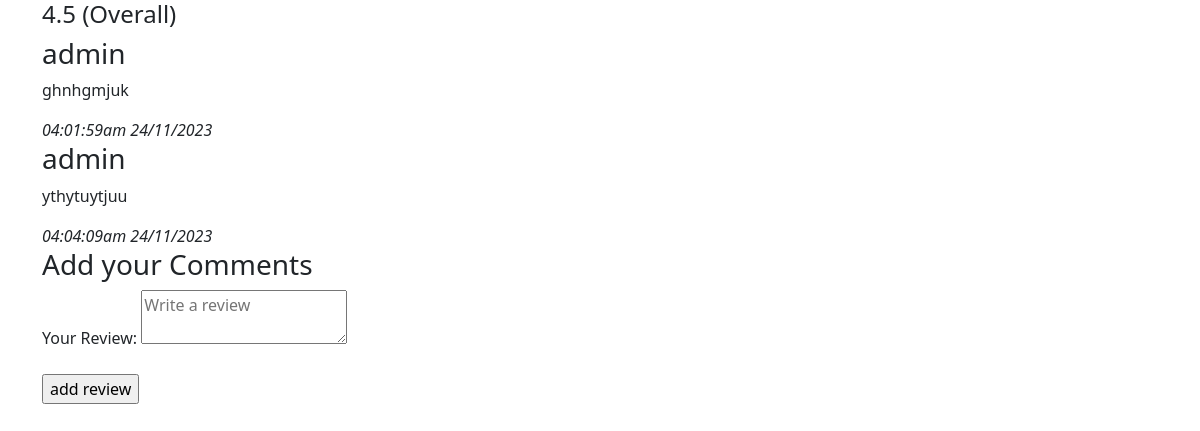
The page /font_end/bl_sp.php?idpro=85 on the database its author committed.
### tables this page shows
CREATE TABLE `binhluan` (
  `id_bl` int(10) NOT NULL,
  `content_bl` varchar(255) NOT NULL,
  `id_user` int(10) NOT NULL,
  `id_pro` int(10) NOT NULL,
  `date_bl` varchar(30) NOT NULL,
  `user_name` varchar(50) NOT NULL,
  `role_tk` int(10) NOT NULL
);

### model/pdo.php (called while the page is built, shortened)
<?php
function pdo_get_connection(){
    $dburl = "mysql:host=localhost;dbname=du_an_1;charset=utf8";
    $username = 'root';
    $password = '';
    $conn = new PDO($dburl, $username, $password);
    $conn->setAttribute(PDO::ATTR_ERRMODE, PDO::ERRMODE_EXCEPTION);
    return $conn;
}
function pdo_query($sql){
    $sql_args = array_slice(func_get_args(), 1);
    try{
        $conn = pdo_get_connection();
        $stmt = $conn->prepare($sql);
        $stmt->execute($sql_args);
        $rows = $stmt->fetchAll();
        return $rows;
    }
    catch(PDOException $e){
        throw $e;
    }
    finally{
        unset($conn);
    }
}

### model/binhluan.php (called while the page is built, shortened)
<?php
      function load_bl_all($idpro)
    {
        $sql = "select * from binhluan where id_pro='".$idpro."' order by id_bl asc";
            $listDM = pdo_query($sql);
            return $listDM;
    }
?>

### font_end/bl_sp.php (the view, shortened to what this page needs)
<?php
include "../model/pdo.php";
include "../model/binhluan.php";
$idpro = $_REQUEST['idpro'];
$dsbl = load_bl_all($idpro);
?>
<!DOCTYPE html>
<html class="no-js" lang="zxx">
<head>
    <link href="../assets_fontend/css/vendor/bootstrap.min.css" rel="stylesheet">
    <link href="../assets_fontend/css/vendor/font-awesome.css" rel="stylesheet">
    <link href="../assets_fontend/css/plugins.css" rel="stylesheet">
    <link href="../assets_fontend/css/helper.min.css" rel="stylesheet">
    <link href="../assets_fontend/css/style.css" rel="stylesheet">
</head>
<body>
    <div id="page-content-wrapper" style="padding: 0;">
        <div class="container">
            <div class="row">
                <div class="col-lg-12">
                    <div class="single-product-page-content">
                        <div class="row">
                            <div class="col-lg-12">
                                <div class="product-full-info-reviews">
                                    <div class="tab-content" id="nav-tabContent" style="padding: 0px;">
                                        <div class="row">
                                            <div class="col-lg-7">
                                                <div class="product-ratting-wrap">
                                                    <div class="pro-avg-ratting">
                                                        <h4>4.5 <span>(Overall)</span></h4>
                                                    </div>
                                                    <div class="rattings-wrapper">
                                                        <?php
                                                        foreach ($dsbl as $key) {
                                                            extract($key);
                                                            if ($role_tk == 0) {
                                                                echo '
                                                            <div class="sin-rattings">
                                                            <div class="ratting-author" style=" margin-bottom: 30px;border-bottom: 1px solid;padding-bottom: 16px;">
                                                                <h3 style="padding-top:2px;">name : ' . $user_name . '</h3>
                                                                <p>' . $content_bl . '</p>
                                                                <i>' . $date_bl . '</i>
                                                            </div>
                                                            </div>
                                                            ';
                                                            } else {
                                                                echo '
                                                            <div class="sin-rattings">
                                                            <div class="ratting-author">
                                                                <h3> ' . $user_name . '</h3>
                                                                <p>' . $content_bl . '</p>
                                                                <i>' . $date_bl . '</i>
                                                            </div>
                                                            </div>
                                                            ';
                                                            }
                                                        }
                                                        ?>
                                                    </div>
                                                    <div class="ratting-form-wrapper">
                                                        <h3>Add your Comments</h3>
                                                        <form action="<?= $_SERVER['PHP_SELF']; ?>" method="post">
                                                            <div class="ratting-form row">
                                                                <div class="col-12 mb-4">
                                                                    <label for="your-review">Your Review:</label>
                                                                    <textarea name="text_bl" id="your-review" placeholder="Write a review"></textarea>
                                                                </div>
                                                                <div class="col-12">
                                                                    <input name="submit_bl" value="add review" type="submit">
                                                                </div>
                                                            </div>
                                                        </form>
                                                    </div>
                                                </div>
                                            </div>
                                        </div>
                                    </div>
                                </div>
                            </div>
                        </div>
                    </div>
                </div>
            </div>
        </div>
    </div>
</body>
</html>

### rows shown on the page
binhluan: user_name "admin", content_bl "ghnhgmjuk", date_bl "04:01:59am 24/11/2023"
binhluan: user_name "admin", content_bl "ythytuytjuu", date_bl "04:04:09am 24/11/2023"
